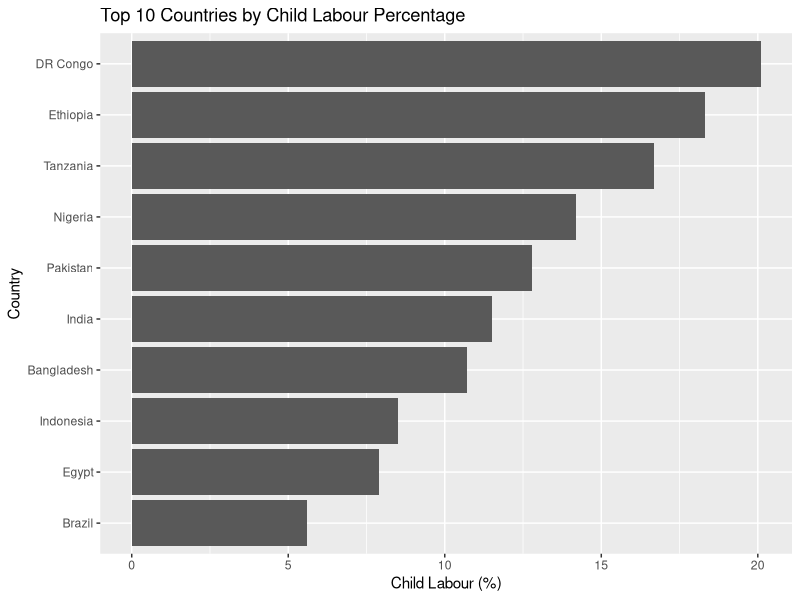
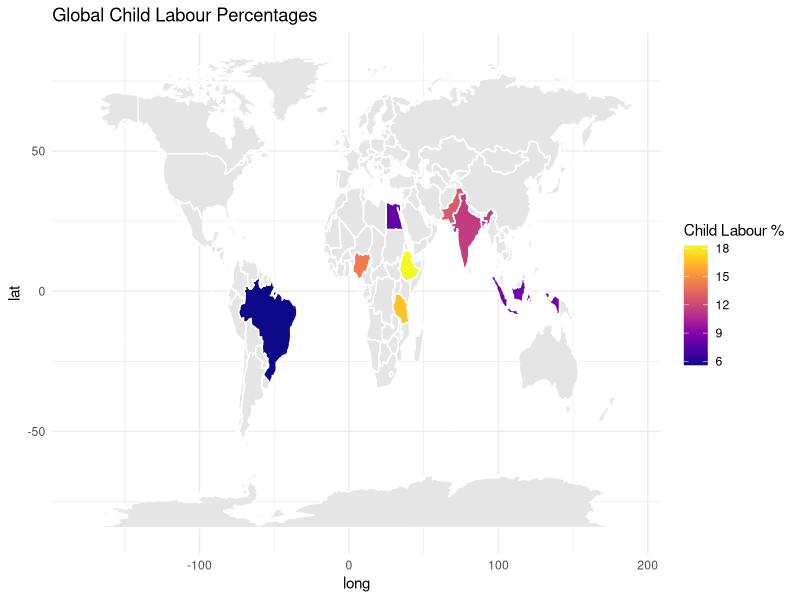
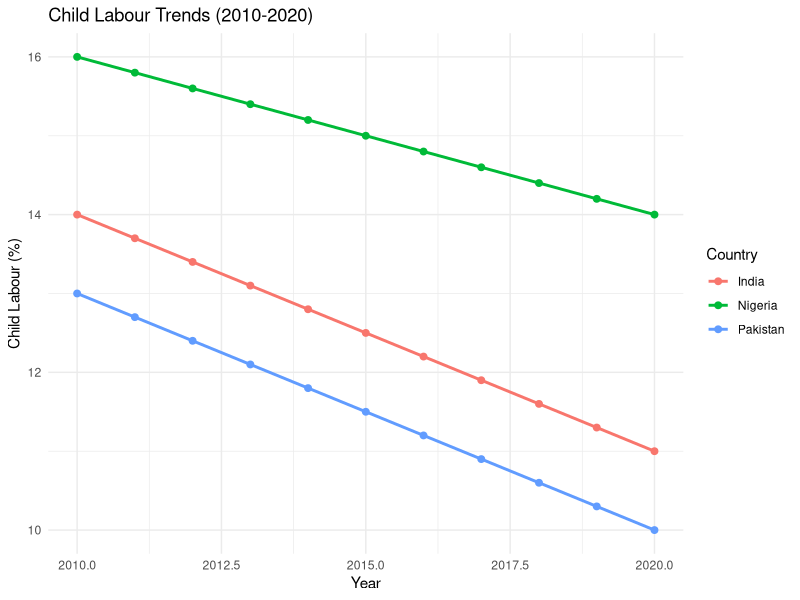
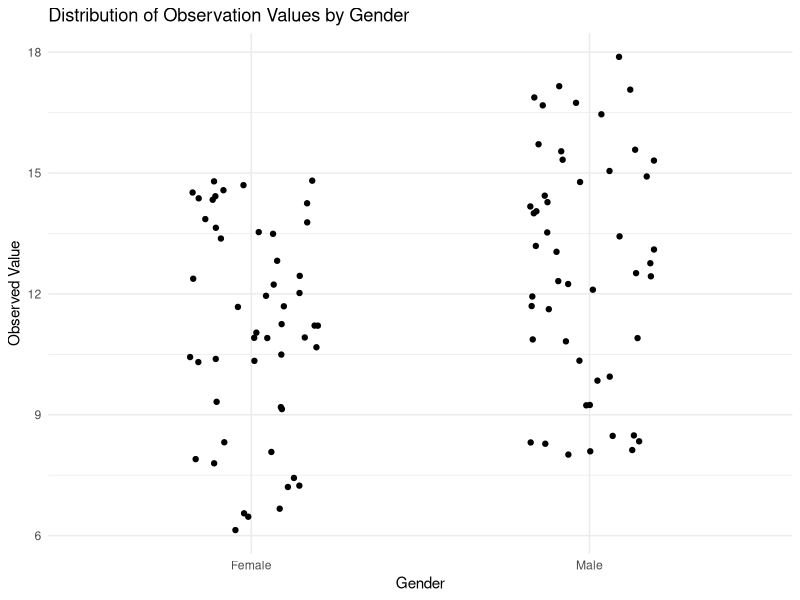

Source code (R) for these figures, in order:
## ---- chunk 1
library(tidyverse)
library(ggplot2)
library(maps)
library(viridis)

# Data for Top 10 countries
child_labour_country <- tibble(
  country = c("India", "Nigeria", "Pakistan", "Bangladesh", "Ethiopia", "DR Congo", "Indonesia", "Tanzania", "Egypt", "Brazil"),
  child_labour_percent = c(11.5, 14.2, 12.8, 10.7, 18.3, 20.1, 8.5, 16.7, 7.9, 5.6)
)

# World data
world_data <- map_data("world")
world_child_labour <- child_labour_country

# Time series data
time_series_data <- tibble(
  year = rep(2010:2020, times = 3),
  country = rep(c("India", "Nigeria", "Pakistan"), each = 11),
  child_labour_percent = c(
    seq(14, 11, length.out = 11),
    seq(16, 14, length.out = 11),
    seq(13, 10, length.out = 11)
  )
)

# Gender-based data
gender_labour_data <- tibble(
  sex = rep(c("Male", "Female"), each = 50),
  obs_value = c(runif(50, 8, 18), runif(50, 6, 15))
)
## ---- chunk 2
ggplot(child_labour_country, aes(x = reorder(country, child_labour_percent), y = child_labour_percent)) +
  geom_col() +
  coord_flip() +
  labs(title = "Top 10 Countries by Child Labour Percentage", x = "Country", y = "Child Labour (%)")
## ---- chunk 3
map_plot_data <- world_data %>%
  left_join(world_child_labour, by = c("region" = "country"))

ggplot(map_plot_data, aes(long, lat, group = group)) +
  geom_polygon(aes(fill = child_labour_percent), color = "white") +
  scale_fill_viridis(option = "C", na.value = "grey90") +
  labs(title = "Global Child Labour Percentages", fill = "Child Labour %") +
  theme_minimal()
## ---- chunk 4
ggplot(time_series_data, aes(x = year, y = child_labour_percent, color = country)) +
  geom_line(size = 1) +
  geom_point(size = 2) +
  labs(title = "Child Labour Trends (2010-2020)", x = "Year", y = "Child Labour (%)", color = "Country") +
  theme_minimal()
## ---- chunk 5
ggplot(gender_labour_data, aes(x = sex, y = obs_value)) +
  geom_jitter(width = 0.2, height = 0) +
  labs(title = "Distribution of Observation Values by Gender", x = "Gender", y = "Observed Value") +
  theme_minimal()
